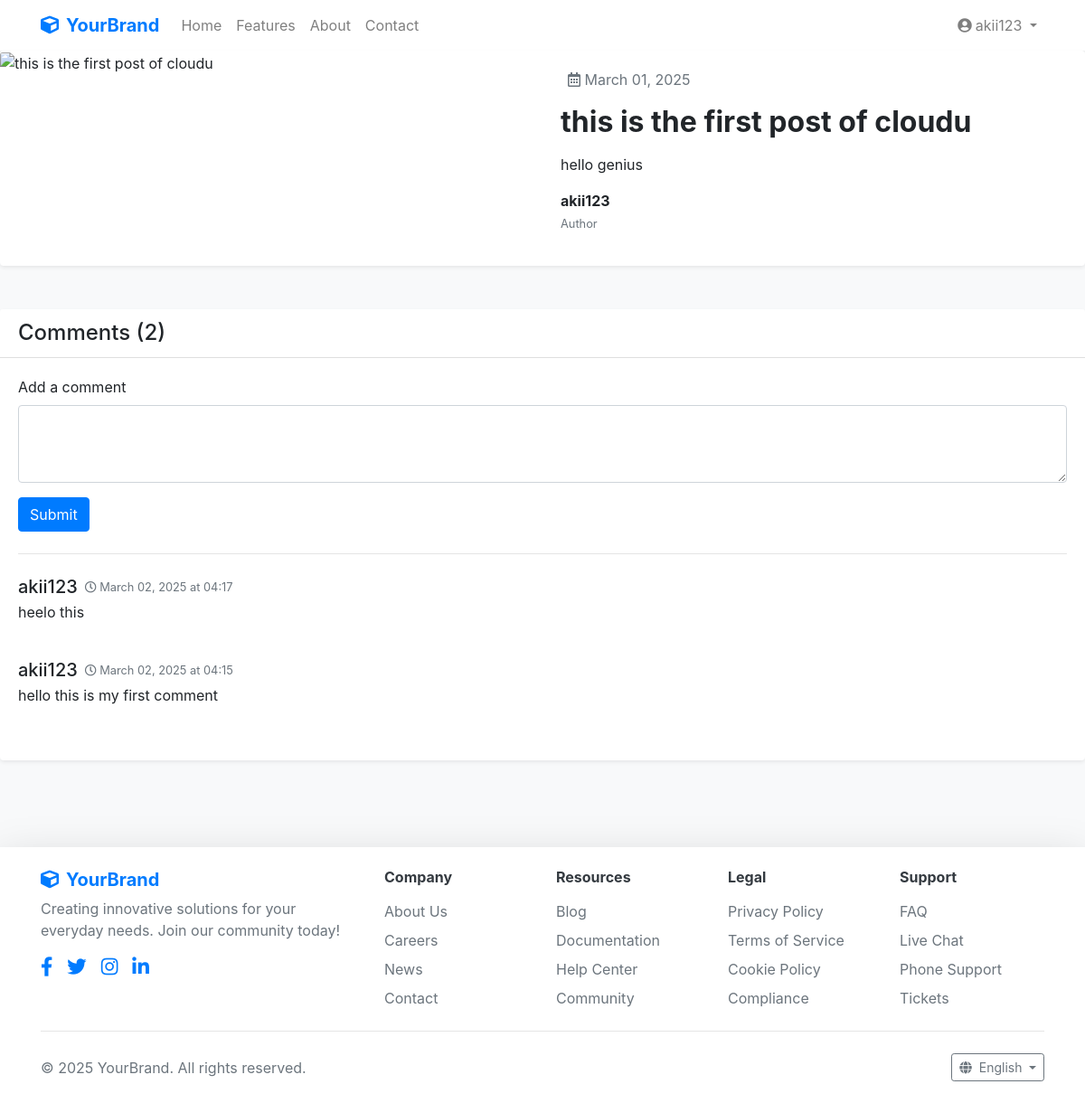
Page /blog/17/view_post/ (signed in) on the committed database.
### Blog_app/models.py (models this page shows, shortened)
class Posts(models.Model):
    title = models.CharField(max_length=255)
    author = models.ForeignKey(User, on_delete=models.CASCADE)
    photo = cloudinary.models.CloudinaryField("image", blank=True, null=True)
    body = models.TextField()
    date_added = models.DateTimeField(auto_now=True)

class Comments(models.Model):
    name = models.ForeignKey(User, on_delete=models.CASCADE, null=True)  # Fix this
    post_name = models.ForeignKey(Posts, on_delete=models.CASCADE)
    comment_body = models.TextField()
    date_added = models.DateTimeField(auto_now=True)

### Blog_app/views.py (the view)
# urls.py: path("<int:post_id>/view_post/", views.view_post, name="view_post"),
@login_required
def view_post(request, post_id):
    post = Posts.objects.get(id=post_id)
    comments = Comments.objects.filter(post_name=post).order_by("-date_added")
    comment_count = comments.count()
    return render(
        request,
        "post_details.html",
        {"post": post, "comments": comments, "comment_count": comment_count},
    )

### Blog_app/templates/post_details.html (shortened to what this page needs)
{% extends "layout_app.html" %}
{% block content %}
<div class="row mb-5">
    <div class="col-lg-12">
        <div class="card shadow-sm border-0 overflow-hidden">
            <div class="row no-gutters">
                <div class="col-md-6">
                    {% if post.photo %}
                    <img src="{{ post.photo.url }}" class="card-img" alt="{{ post.title }}" style="height: 100%; object-fit: cover;">
                    {% else %}
                    <img src="https://via.placeholder.com/800x500" class="card-img" alt="Placeholder" style="height: 100%; object-fit: cover;">
                    {% endif %}
                </div>
                <div class="col-md-6">
                    <div class="card-body d-flex flex-column h-100">
                        <div class="mb-3">
                            <span class="text-muted ml-2"><i class="far fa-calendar-alt"></i> {{ post.date_added|date:"F d, Y" }}</span>
                        </div>
                        <h2 class="card-title font-weight-bold mb-3">{{ post.title }}</h2>
                        <p class="card-text">{{ post.body|truncatewords:50 }}</p>
                        <div class="mt-auto">
                            <div class="d-flex align-items-center mb-3">
                                <div>
                                    <p class="mb-0 font-weight-bold">{{ post.author.get_full_name|default:post.author.username }}</p>
                                    <small class="text-muted">Author</small>
                                </div>
                            </div>
                        </div>
                    </div>
                </div>
            </div>
        </div>
    </div>
</div>
<div class="row mb-5">
    <div class="col-lg-12">
        <div class="card shadow-sm border-0">
            <div class="card-header bg-white">
                <h4 class="mb-0">Comments ({{ comment_count }})</h4>
            </div>
            <div class="card-body">
                <form method="post" action="{% url 'add_comment' post.id %}">
                    <div class="form-group">
                        <label for="comment">Add a comment</label>
                        <textarea class="form-control" id="comment" name="comment" rows="3" required></textarea>
                    </div>
                    <button type="submit" class="btn btn-primary">Submit</button>
                </form>
                <hr class="my-4">
                {% if comments %}
                    <div class="comments-list">
                        {% for comment in comments %}
                            <div class="media mb-4">
                                <div class="media-body">
                                    <div class="d-flex align-items-center mb-1">
                                        <h5 class="mt-0 mb-0 mr-2">{{ comment.name.username}}</h5>
                                        <small class="text-muted"><i class="far fa-clock"></i> {{ comment.date_added|date:"F d, Y" }} at {{ comment.date_added|time:"H:i" }}</small>
                                    </div>
                                    <p>{{ comment.comment_body }}</p>
                                </div>
                            </div>
                        {% endfor %}
                    </div>
                {% else %}
                    <div class="text-center py-4">
                        <p class="text-muted mb-0">No comments yet. Be the first to comment!</p>
                    </div>
                {% endif %}
            </div>
        </div>
    </div>
</div>
{% endblock %}

### Blog_app/templates/layout_app.html (shortened to what this page needs)
<!DOCTYPE html>
<html lang="en">
<head>
    <link rel="stylesheet" href="https://cdn.jsdelivr.net/npm/bootstrap@4.6.0/dist/css/bootstrap.min.css">
    <link rel="stylesheet" href="https://cdnjs.cloudflare.com/ajax/libs/font-awesome/5.15.3/css/all.min.css">
</head>
<body class="bg-light d-flex flex-column min-vh-100">
    <nav class="navbar navbar-expand-lg navbar-light bg-white shadow-sm">
        <div class="container">
            <a class="navbar-brand font-weight-bold text-primary" href="{% url "Home"%}">
                <i class="fas fa-cube mr-2"></i>YourBrand
            </a>
            <div class="collapse navbar-collapse" id="navbarNav">
                <ul class="navbar-nav mr-auto">
                    <li class="nav-item">
                        <a class="nav-link" href="/">Home</a>
                    </li>
                    <li class="nav-item">
                        <a class="nav-link" href="/features">Features</a>
                    </li>
                    <li class="nav-item">
                        <a class="nav-link" href="/about">About</a>
                    </li>
                    <li class="nav-item">
                        <a class="nav-link" href="/contact">Contact</a>
                    </li>
                </ul>
                <div class="navbar-nav">
                    {% if user.is_authenticated %}
                    <div class="nav-item dropdown">
                        <a class="nav-link dropdown-toggle" href="#" id="navbarDropdown" role="button"
                           data-toggle="dropdown" aria-haspopup="true" aria-expanded="false">
                            <i class="fas fa-user-circle mr-1"></i>{{ user.username }}
                        </a>
                    </div>
                    {% endif %}
                </div>
            </div>
        </div>
    </nav>
    <main class="flex-grow-1">
        {% block content %}{% endblock %}
    </main>
    <footer class="bg-white py-4 shadow-lg mt-5">
        <div class="container">
            <div class="row">
                <div class="col-lg-4 mb-4 mb-lg-0">
                    <h5 class="text-primary font-weight-bold">
                        <i class="fas fa-cube mr-2"></i>YourBrand
                    </h5>
                    <p class="text-muted">
                        Creating innovative solutions for your everyday needs. Join our community today!
                    </p>
                    <div class="d-flex">
                        <a href="#" class="text-primary mr-3"><i class="fab fa-facebook-f fa-lg"></i></a>
                        <a href="#" class="text-primary mr-3"><i class="fab fa-twitter fa-lg"></i></a>
                        <a href="#" class="text-primary mr-3"><i class="fab fa-instagram fa-lg"></i></a>
                        <a href="#" class="text-primary"><i class="fab fa-linkedin-in fa-lg"></i></a>
                    </div>
                </div>
                <div class="col-lg-2 col-md-4 col-6 mb-4 mb-md-0">
                    <h6 class="text-dark font-weight-bold mb-3">Company</h6>
                    <ul class="list-unstyled mb-0">
                        <li class="mb-2"><a href="#" class="text-muted">About Us</a></li>
                        <li class="mb-2"><a href="#" class="text-muted">Careers</a></li>
                        <li class="mb-2"><a href="#" class="text-muted">News</a></li>
                        <li><a href="#" class="text-muted">Contact</a></li>
                    </ul>
                </div>
                <div class="col-lg-2 col-md-4 col-6 mb-4 mb-md-0">
                    <h6 class="text-dark font-weight-bold mb-3">Resources</h6>
                    <ul class="list-unstyled mb-0">
                        <li class="mb-2"><a href="#" class="text-muted">Blog</a></li>
                        <li class="mb-2"><a href="#" class="text-muted">Documentation</a></li>
                        <li class="mb-2"><a href="#" class="text-muted">Help Center</a></li>
                        <li><a href="#" class="text-muted">Community</a></li>
                    </ul>
                </div>
                <div class="col-lg-2 col-md-4 col-6 mb-4 mb-md-0">
                    <h6 class="text-dark font-weight-bold mb-3">Legal</h6>
                    <ul class="list-unstyled mb-0">
                        <li class="mb-2"><a href="#" class="text-muted">Privacy Policy</a></li>
                        <li class="mb-2"><a href="#" class="text-muted">Terms of Service</a></li>
                        <li class="mb-2"><a href="#" class="text-muted">Cookie Policy</a></li>
                        <li><a href="#" class="text-muted">Compliance</a></li>
                    </ul>
                </div>
                <div class="col-lg-2 col-md-4 col-6">
                    <h6 class="text-dark font-weight-bold mb-3">Support</h6>
                    <ul class="list-unstyled mb-0">
                        <li class="mb-2"><a href="#" class="text-muted">FAQ</a></li>
                        <li class="mb-2"><a href="#" class="text-muted">Live Chat</a></li>
                        <li class="mb-2"><a href="#" class="text-muted">Phone Support</a></li>
                        <li><a href="#" class="text-muted">Tickets</a></li>
                    </ul>
                </div>
            </div>
            <hr class="my-4">
            <div class="row align-items-center">
                <div class="col-md-6 text-center text-md-left mb-3 mb-md-0">
                    <p class="text-muted mb-0">© 2025 YourBrand. All rights reserved.</p>
                </div>
                <div class="col-md-6 text-center text-md-right">
                    <div class="btn-group">
                        <button type="button" class="btn btn-sm btn-outline-secondary dropdown-toggle" data-toggle="dropdown" aria-expanded="false">
                            <i class="fas fa-globe mr-1"></i> English
                        </button>
                    </div>
                </div>
            </div>
        </div>
    </footer>
</body>
</html>

### rows in the picture
Posts: date_added "March 01, 2025", title "this is the first post of cloudu", body "hello genius", author.get_full_name "akii123"
Comments: name.username "akii123", date_added "March 02, 2025", date_added "04:17", comment_body "heelo this"
Comments: name.username "akii123", date_added "March 02, 2025", date_added "04:15", comment_body "hello this is my first comment"

### other values in the picture
{{ user.username }} "akii123"
{{ comment_count }} "2"
